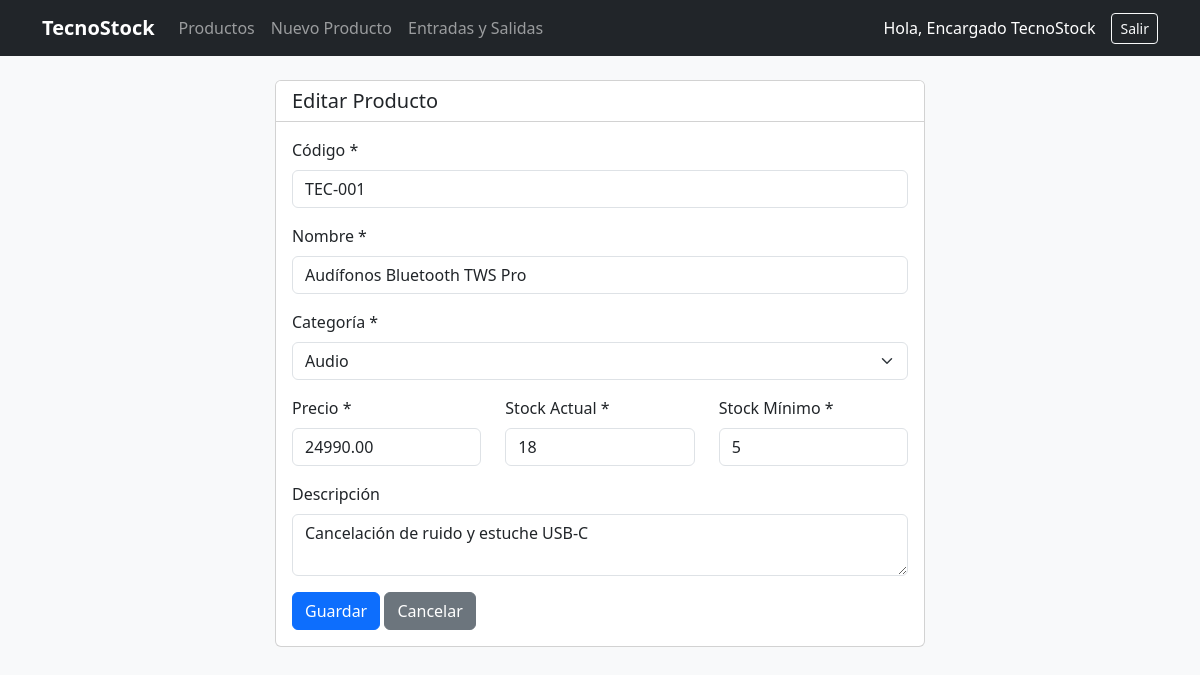
The page /producto_form.php?id=1 (signed in) on the database its author committed.
### tables this page shows
CREATE TABLE productos (
    id_producto INT AUTO_INCREMENT PRIMARY KEY,
    codigo VARCHAR(30) NOT NULL UNIQUE,
    nombre VARCHAR(120) NOT NULL,
    descripcion TEXT NULL,
    precio DECIMAL(10,2) NOT NULL CHECK (precio >= 0),
    stock_actual INT NOT NULL DEFAULT 0 CHECK (stock_actual >= 0),
    stock_minimo INT NOT NULL DEFAULT 0 CHECK (stock_minimo >= 0),
    estado ENUM('activo', 'inactivo') NOT NULL DEFAULT 'activo',
    id_categoria INT NOT NULL,
    CONSTRAINT fk_producto_categoria
        FOREIGN KEY (id_categoria) REFERENCES categorias(id_categoria)
        ON UPDATE CASCADE ON DELETE RESTRICT
);

CREATE TABLE categorias (
    id_categoria INT AUTO_INCREMENT PRIMARY KEY,
    nombre VARCHAR(80) NOT NULL UNIQUE,
    descripcion VARCHAR(255) NULL,
    estado ENUM('activo', 'inactivo') NOT NULL DEFAULT 'activo'
);

### producto_form.php (the view, shortened to what this page needs)
<?php
require_once 'config/db.php';
$id = isset($_GET['id']) ? (int)$_GET['id'] : 0;
$codigo       = '';
$nombre       = '';
$descripcion  = '';
$precio       = '';
$stock_actual = 0;
$stock_minimo = 1;
$id_categoria = 0;
if ($id > 0) {
    $stmt = $pdo->prepare("SELECT * FROM productos WHERE id_producto = ?");
    $stmt->execute([$id]);
    $prod = $stmt->fetch(PDO::FETCH_ASSOC);
    if ($prod) {
        $codigo       = $prod['codigo'];
        $nombre       = $prod['nombre'];
        $descripcion  = $prod['descripcion'];
        $precio       = $prod['precio'];
        $stock_actual = $prod['stock_actual'];
        $stock_minimo = $prod['stock_minimo'];
        $id_categoria = $prod['id_categoria'];
    }
}
$categorias = $pdo->query("SELECT * FROM categorias WHERE estado = 'activo'")->fetchAll(PDO::FETCH_ASSOC);
require_once 'includes/header.php';
?>
<div class="card mx-auto" style="max-width: 650px;">
    <div class="card-header bg-white">
        <h5 class="mb-0"><?php echo ($id > 0) ? 'Editar Producto' : 'Nuevo Producto'; ?></h5>
    </div>
    <div class="card-body">
        <form method="POST" id="formProducto">
            <div class="mb-3">
                <label class="form-label">Código *</label>
                <input type="text" id="codigo" name="codigo" class="form-control" value="<?php echo htmlspecialchars($codigo); ?>" required>
            </div>
            <div class="mb-3">
                <label class="form-label">Nombre *</label>
                <input type="text" id="nombre" name="nombre" class="form-control" value="<?php echo htmlspecialchars($nombre); ?>" required>
            </div>
            <div class="mb-3">
                <label class="form-label">Categoría *</label>
                <select id="id_categoria" name="id_categoria" class="form-select" required>
                    <?php foreach ($categorias as $cat): ?>
                        <option value="<?php echo $cat['id_categoria']; ?>" <?php if ($id_categoria == $cat['id_categoria']) echo 'selected'; ?>>
                            <?php echo htmlspecialchars($cat['nombre']); ?>
                        </option>
                    <?php endforeach; ?>
                </select>
            </div>
            <div class="row">
                <div class="col-md-4 mb-3">
                    <label class="form-label">Precio *</label>
                    <input type="number" id="precio" name="precio" min="0" class="form-control" value="<?php echo htmlspecialchars($precio); ?>" required>
                </div>
                <div class="col-md-4 mb-3">
                    <label class="form-label">Stock Actual *</label>
                    <input type="number" id="stock_actual" name="stock_actual" min="0" class="form-control" value="<?php echo htmlspecialchars($stock_actual); ?>" required>
                </div>
                <div class="col-md-4 mb-3">
                    <label class="form-label">Stock Mínimo *</label>
                    <input type="number" id="stock_minimo" name="stock_minimo" min="0" class="form-control" value="<?php echo htmlspecialchars($stock_minimo); ?>" required>
                </div>
            </div>
            <div class="mb-3">
                <label class="form-label">Descripción</label>
                <textarea name="descripcion" class="form-control" rows="2"><?php echo htmlspecialchars($descripcion); ?></textarea>
            </div>
            <button type="submit" class="btn btn-primary">Guardar</button>
            <a href="index.php" class="btn btn-secondary">Cancelar</a>
        </form>
    </div>
</div>
<?php require_once 'includes/footer.php'; ?>

### rows shown on the page
productos: codigo "TEC-001", nombre "Audífonos Bluetooth TWS Pro", id_categoria "Audio", precio "24990.00", stock_actual "18", stock_minimo "5", descripcion "Cancelación de ruido y estuche USB-C"

### other values the page prints
$_SESSION['nombre_usuario'] "Encargado TecnoStock"
